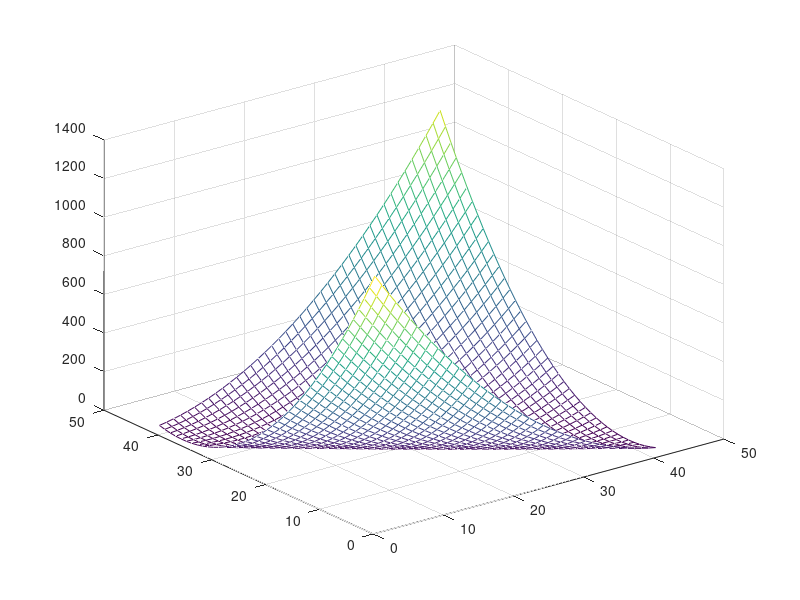

Here is the MATLAB script that generated this plot: (Note: this script raises an error after producing the figure.)

%% Data generation. 
% Here we create a 2D grid with sample positions specified with w1s and w2s,
% then compute our target function g(x,y) for each (x,y) pair on the grid.
% Finally you should be able to visualize g(x,y) with a single line of
% code. 

clear all;
w1s = -10:0.5:10;
w2s = -10:0.5:10;
warning ('off','all');
[w1, w2] = meshgrid(w1s,w2s);
[m, n] = size(w1);
w = [reshape(w1,1,m*n); reshape(w2,1,m*n)];

x1 = [0.5;0.3]; y1 = 0.2;
x2 = [1.5;2]; y2 = 0.3;

for i = 1:1:m*n
    g(i) = (x1' * w(:,i) - y1)^2 + (x2' * w(:,i) - y2)^2;
end
g = reshape(g,m,n);

mesh(g);

%% function minimization via gradient descent
current = [-5 , -8]; % current position, set to starting position
path = []; % a stack that keep a history of current position
stepsize = 0.01;

found = 0; 
i = 0;
while found ~= 1 && i <500 % this ensures that maximum iteration is 500
    i = i+1;
 
    path(i,1) = current(1);
    path(i,2) = current(2);
    J(i) = (current * x1 - y1)^2 + (current * x2 - y2)^2;
  
    gradient = x1'*(current * x1 - y1) + x2'*(current * x2 - y2);
    if sqrt(gradient(1)^2 + gradient(2)^2) < 0.2
        found = 1;
    else
        w = current - stepsize * gradient;
        current = w;    
    end
end
disp('The weights got after gradient descent are:')
disp(w)
%% visualize the path
syms x11
syms x21
eq = w(1) * x11 + x21 * w(2) == 0;
figure
ezplot(eq)
hold on;
plot([0.5 1.5],[0.3 2],'*');
xlabel('x1')
ylabel('x2')
hold off;

figure
scatter3(path(:,1),path(:,2),J,'filled');
hold on
plot3(path(:,1),path(:,2),J);
hold off;